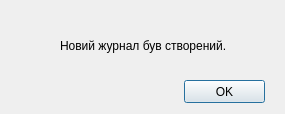
<?xml version="1.0" encoding="UTF-8"?>
<ui version="4.0">
 <class>Dialog</class>
 <widget class="QDialog" name="Dialog">
  <property name="geometry">
   <rect>
    <x>0</x>
    <y>0</y>
    <width>285</width>
    <height>114</height>
   </rect>
  </property>
  <property name="windowTitle">
   <string>Dialog</string>
  </property>
  <widget class="QPushButton" name="pushButton">
   <property name="geometry">
    <rect>
     <x>184</x>
     <y>80</y>
     <width>81</width>
     <height>23</height>
    </rect>
   </property>
   <property name="text">
    <string>OK</string>
   </property>
  </widget>
  <widget class="QLabel" name="label">
   <property name="geometry">
    <rect>
     <x>60</x>
     <y>20</y>
     <width>171</width>
     <height>51</height>
    </rect>
   </property>
   <property name="text">
    <string>Новий журнал був створений.</string>
   </property>
  </widget>
 </widget>
 <resources/>
 <connections/>
</ui>
